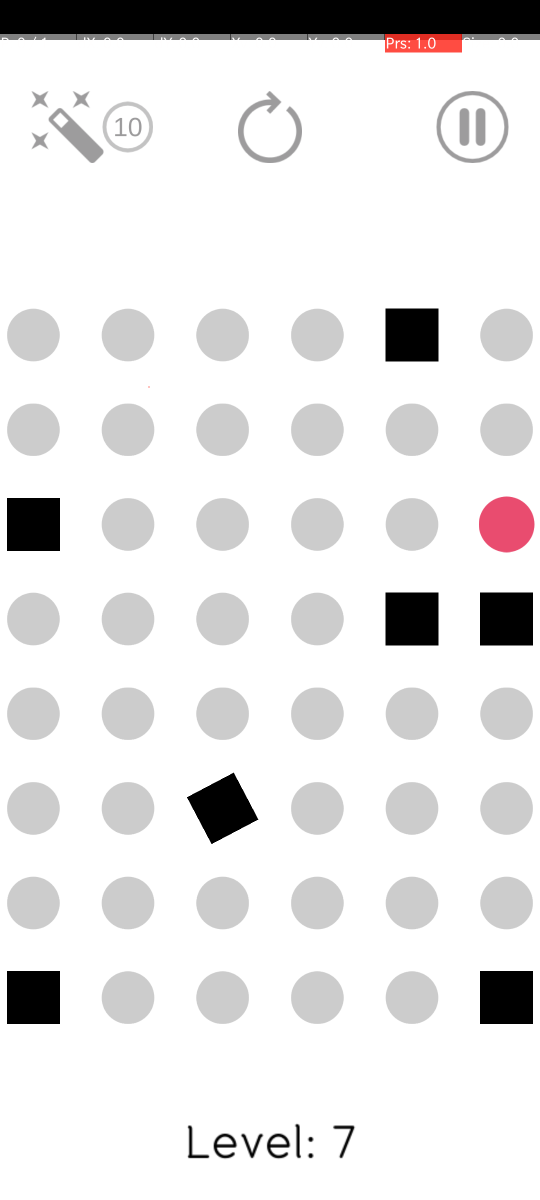
#> input picture screencap.png, 1080 x 2400 px (shown at 1/2 size)
$ jupyter execute --allow-errors 'STICK HERO AUTOMATED.ipynb'
#> lines starting #> are read from the running program, lines starting #| are printed output that depends on the picture
[cell 1]
import numpy as np
import os
from matplotlib import pyplot as plt
import pause
import cv2

[cell 2]
os.system('adb shell screencap -p /sdcard/screencap.png')
os.system('adb pull /sdcard/screencap.png')

[cell 3]
img = cv2.imread('screencap.png')
#> img is the input picture: shape (2400, 1080, 3); mean B, G, R 230.6, 230.5, 231.5
screen_height, screen_width, _ = img.shape
#> screen_height = 2400; screen_width = 1080

plt.rcParams["figure.figsize"] = [15,8]
plt.imshow(img)

img = cv2.cvtColor(img,cv2.COLOR_BGR2RGB)

[cell 4]
yf, xf, zf = np.shape(img)
#> yf = 2400; xf = 1080; zf = 3
yf = yf/2480
#> yf = 0.968
xf = xf/1080
#> xf = 1

[cell 5]
img_crop = img[int(np.floor(1650*yf)):int(np.floor(1920*yf)), :]
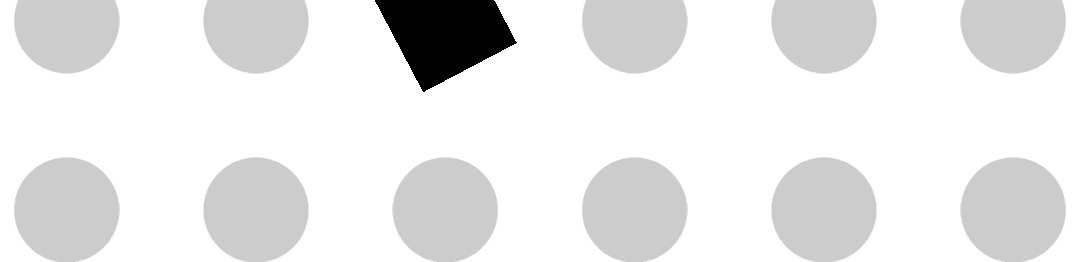
#> img_crop: shape (262, 1080, 3); min 0, max 255, mean 232.5
plt.imshow(img_crop)
y_crop, x_crop, z_crop = np.shape(img_crop)
#> y_crop = 262; x_crop = 1080; z_crop = 3

[cell 6]
my_img = np.zeros_like(img_crop)


"""    visualise black canvas   """

plt.imshow(my_img)

[cell 7]
rcord=set()


for j in range(y_crop):
    for k in range(x_crop):
        if(((img_crop[j,k,0]==255) and (img_crop[j,k,1]==0) and (img_crop[j,k,2]==0)) or ((img_crop[j,k,0]==247) and (img_crop[j,k,1]==27) and (img_crop[j,k,2]==27))):
            my_img[j,k,0] = 0
            my_img[j,k,1] = 255
            my_img[j,k,2] = 0
            rcord.add(k)  # record the x-coordinates of your red-color cells in a set

[cell 8]
plt.imshow(my_img)

[cell 9]
rcord = sorted(rcord)
#> rcord = []
print(rcord)

[cell 10]
def srcTarget(rcord):
    prev=rcord[0]
    for i in rcord:
        # print(prev,i)
        if abs(i-prev) > 10:
            return i, prev + 5    # +5 is just to vaguely compenate for extra distance where stick rises
        prev=i

#> (a cell that did not finish here is left out)

#> (a cell that did not finish here is left out)

[cell 13]
x = str(int(np.ceil(530*yf)))
#> x = '513'
y = str(int(np.ceil(830*xf)))
#> y = '830'

#> (the rest of this cell did not finish here and is left out)

[cell 14]
rate = 1.0395
count=0
#> (the rest of this cell did not finish here and is left out)
